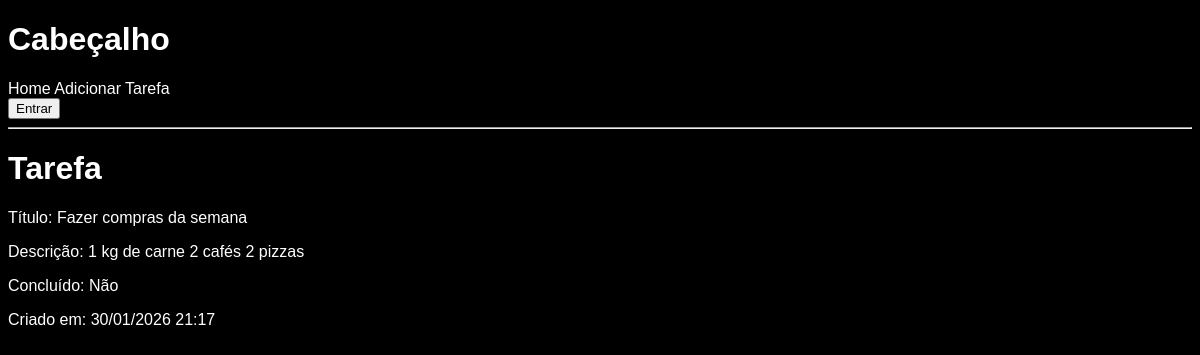
The page /tarefas/tarefa/1 on the database its author committed.
### tarefas/models.py (models this page shows, shortened)
class Tarefa(models.Model):
    titulo = models.CharField(max_length=100)
    descricao = models.TextField(blank=True)
    concluida = models.BooleanField(default=False)
    criada_em = models.DateTimeField(auto_now_add=True)
    usuario = models.ForeignKey(User, on_delete=models.CASCADE) # Deleta o usuario e todas as tarefas associadas a ele
    etiquetas = models.ManyToManyField(Etiqueta, blank=True)
    class Meta:
        permissions = [
            ('can_view_all_tarefa', 'Can view tasks from all users'),
        ]

### tarefas/views.py (the view)
# urls.py: path('tarefa/<int:id>', views.tarefa, name='tarefa'),
def tarefa(request, id):
   tarefa = get_object_or_404(Tarefa, id=id)
   etiquetas = tarefa.etiquetas.all()
   return render(request, 'tarefas/tarefa.html', {'tarefa': tarefa})

### tarefas/templates/tarefas/tarefa.html
{% extends 'tarefas/base.html' %}
{% block corpo %}
<h1>Tarefa</h1>
<p>Título: {{ tarefa.titulo }}</p>
<p>Descrição: {{ tarefa.descricao }}</p>
<p>Concluído:
   {% if tarefa.concluida %} Sim
   {% else %} Não {% endif %}</p>
<p>Criado em: {{ tarefa.criada_em|date:"d/m/Y H:i" }}</p>
{% endblock %}

### tarefas/static/tarefas/style.css (style rules this page uses)
body { font-family: 'Arial', sans-serif; font-size: 16px; background-color: #000; color: #FFF; }
h1, h2 { font-weight: bold; }

### rows shown on the page
Tarefa: titulo "Fazer compras da semana", descricao "1 kg de carne 2 cafés 2 pizzas", criada_em "30/01/2026 21:17"
